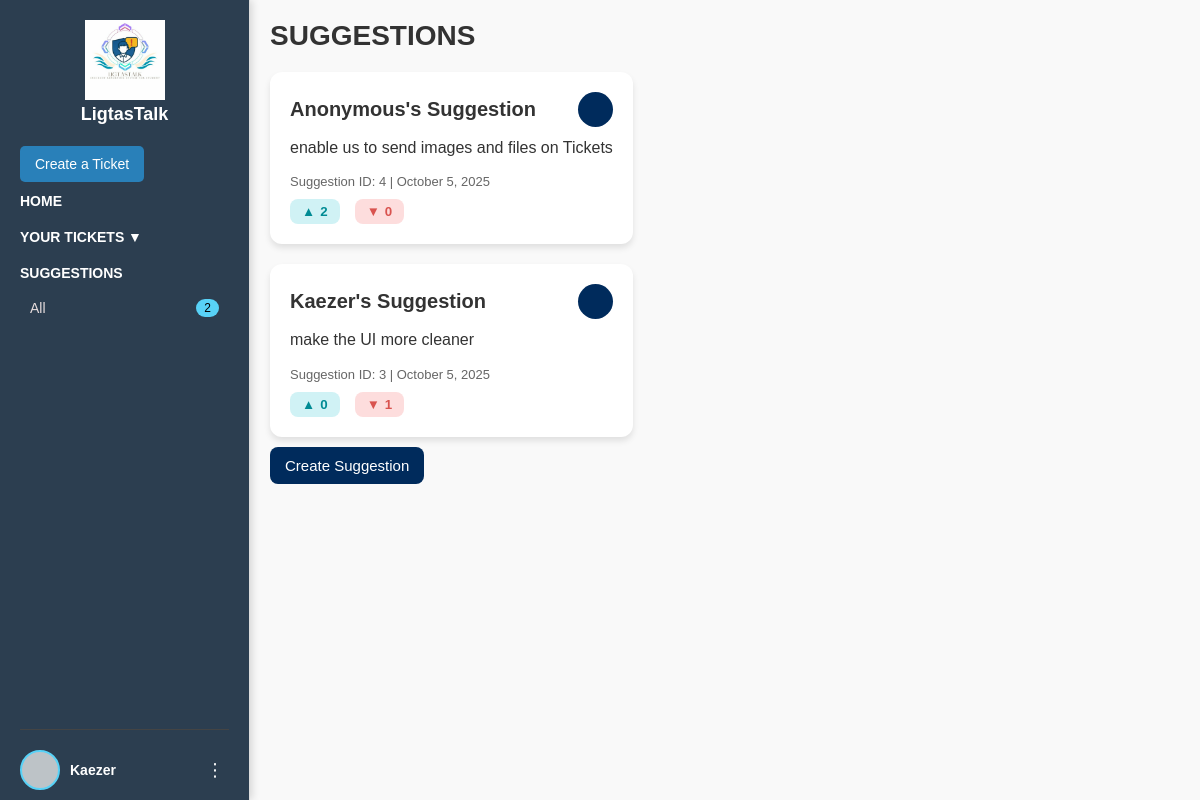
/suggestions.php (signed in), run on an earlier commit of the app's database.
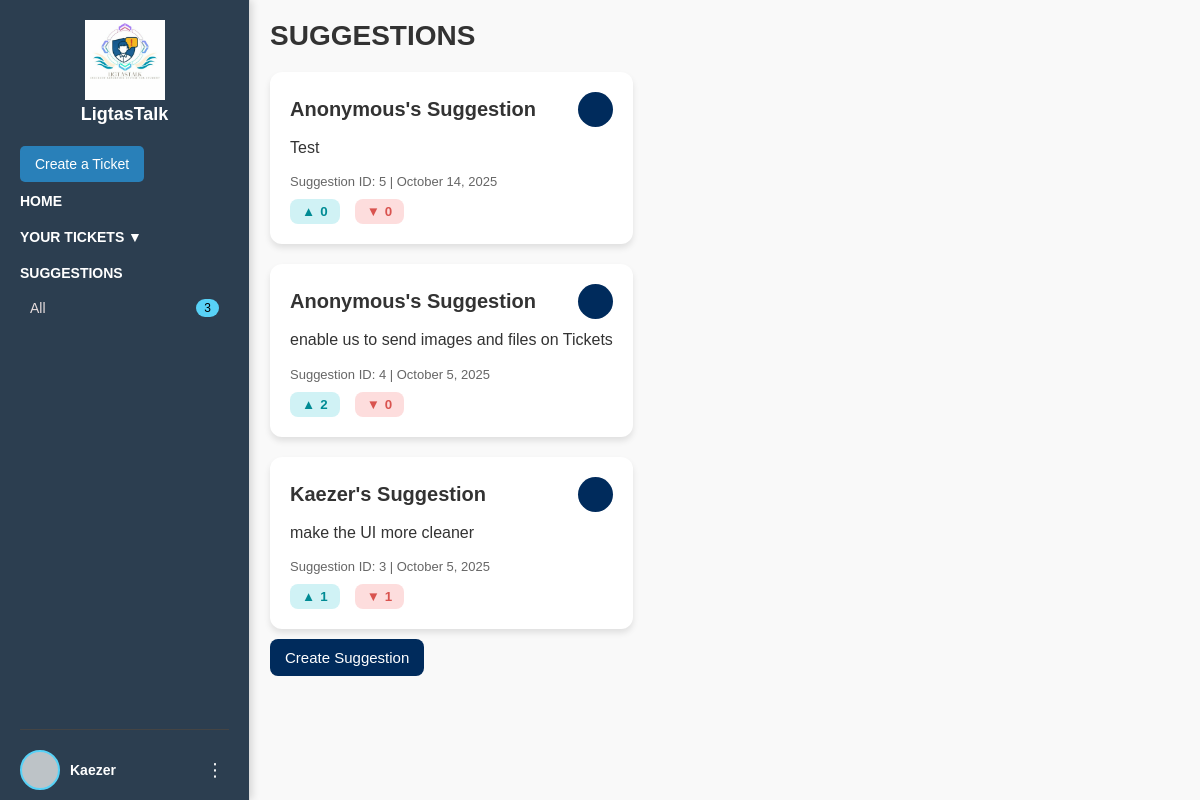
And on a later commit of the database.
### tables this page shows
CREATE TABLE `suggestion` (
  `suggestion_id` int(11) NOT NULL,
  `account_id` int(11) DEFAULT NULL,
  `details` text NOT NULL,
  `created_at` datetime DEFAULT current_timestamp(),
  `anonymous` tinyint(1) DEFAULT 0,
  `upvotes` int(11) DEFAULT 0,
  `downvotes` int(11) DEFAULT 0
);

CREATE TABLE `account` (
  `account_id` int(11) NOT NULL,
  `id_number` varchar(50) DEFAULT NULL,
  `email` varchar(100) DEFAULT NULL,
  `password` varchar(255) NOT NULL,
  `name` varchar(100) DEFAULT NULL,
  `role` enum('User','Staff','Admin') NOT NULL,
  `profile_pic` varchar(255) DEFAULT NULL
);

### suggestions.php (the view, shortened to what this page needs)
<?php
require 'connect.php';
$suggestions_sql = "SELECT s.*, a.name
                    FROM suggestion s
                    LEFT JOIN account a ON s.account_id = a.account_id
                    ORDER BY s.created_at DESC";
$suggestions = $conn->query($suggestions_sql);
?>
<!DOCTYPE html>
<html lang="en">
<head>
  <link rel="stylesheet" href="css/userStyle.css">
  <link rel="stylesheet" href="css/suggestionsStyle.css">
</head>
<body>
  <aside class="sidebar">
    <div>
      <div class="LogoContainer">
        <img class="logo image" src="images/Logo.jpg" alt="LigtasTalk Logo">
        <h2 class="logo title">LigtasTalk</h2>
      </div>
      <div class="menu">
        <label for="toggleTicket" class="createTicket">Create a Ticket</label>
        <a href="userHome.php"><h4>Home</h4></a>
        <label for="ticketDropdown" class="dropdown-label">
          <h4>Your Tickets ▼</h4>
        </label>
          <?php
          $userId = $_SESSION['account_id'];
          $sql = "SELECT ticket_id, title, status, is_anonymous
                  FROM ticket
                  WHERE created_by = ? AND status != 'Closed'
                  ORDER BY created_at DESC";
          $stmt = $conn->prepare($sql);
          $stmt->bind_param("i", $userId);
          $stmt->execute();
          $result = $stmt->get_result();
          if ($result->num_rows > 0) {
              while ($row = $result->fetch_assoc()) {
                  $title = $row['title'] ?: "Untitled Ticket";
                  if ($row['is_anonymous']) {
                      $title .= " (Anonymous)";
                  }
                  $status = htmlspecialchars($row['status']);
                  $ticketId = htmlspecialchars($row['ticket_id']);
                  echo "<a href='userTicket.php?ticket_id={$ticketId}'>
                          " . htmlspecialchars($title) . "
                          <span style='font-size:12px; color:gray;'>[$status]</span>
                        </a>";
              }
          } else {
              echo "<p style='padding:5px; color:gray;'>No open tickets</p>";
          }
          ?>
        <h4>Suggestions</h4>
        <ul>
          <a href="suggestions.php">
            <li>
              All
              <span class="badge">
                <?php
                $suggestionCountQuery = "SELECT COUNT(*) AS total FROM suggestion";
                $result = $conn->query($suggestionCountQuery);
                if ($result && $row = $result->fetch_assoc()) {
                    echo htmlspecialchars($row['total']);
                } else {
                    echo "0";
                }
                ?>
              </span>
            </li>
          </a>
        </ul>
      </div>
    </div>
    <div class="bottom">
      <div class="profile">
        <div class="profile-pic"></div>
        <div class="username"><?php echo htmlspecialchars($_SESSION['name']); ?></div>
      </div>
      <div class="usern-container">
        <label for="ellipsisToggle" class="ellipsis">⋮</label>
      </div>
    </div>
  </aside>
  <main class="suggestions-container">
    <h2>SUGGESTIONS</h2>
    <?php
    if ($suggestions->num_rows > 0) {
      while ($row = $suggestions->fetch_assoc()) {
        $author = $row['anonymous'] ? 'Anonymous' : htmlspecialchars($row['name']);
        $date = date("F j, Y", strtotime($row['created_at']));
        echo "
        <div class='suggestion-card'>
          <div class='suggestion-header'>
            <div class='suggestion-title'>{$author}'s Suggestion</div>
            <div class='user-avatar'></div>
          </div>
          <div class='suggestion-body'>
            " . nl2br(htmlspecialchars($row['details'])) . "
          </div>
          <div class='suggestion-meta'>
            Suggestion ID: {$row['suggestion_id']} | {$date}
          </div>
          <div class='suggestion-footer'>
            <button class='vote-btn vote-up' onclick='vote(this, 1)' data-suggestion='{$row['suggestion_id']}'>▲ <span class='count'>" . ($row['upvotes'] ?? 0) . "</span></button>
            <button class='vote-btn vote-down' onclick='vote(this, -1)' data-suggestion='{$row['suggestion_id']}'>▼ <span class='count'>" . ($row['downvotes'] ?? 0) . "</span></button>
          </div>
        </div>";
      }
    } else {
      echo "<p style='color:gray;text-align:center;margin-top:50px;margin-bottom:50px;'>No suggestions yet. Be the first to submit one!</p>";
    }
    ?>
    <label for="toggleSuggestion" class="create-btn">Create Suggestion</label>
  </main>
</body>
</html>

What changed in the data, as far as the page shows it:
added suggestion: anonymous "Anonymous", details "Test", suggestion_id "5", created_at "October 14, 2025", upvotes "0", downvotes "0"
changed suggestion "make the UI more cleaner": upvotes "0" → "1"
Also different on the page:
$row['total']: "2" → "3"
